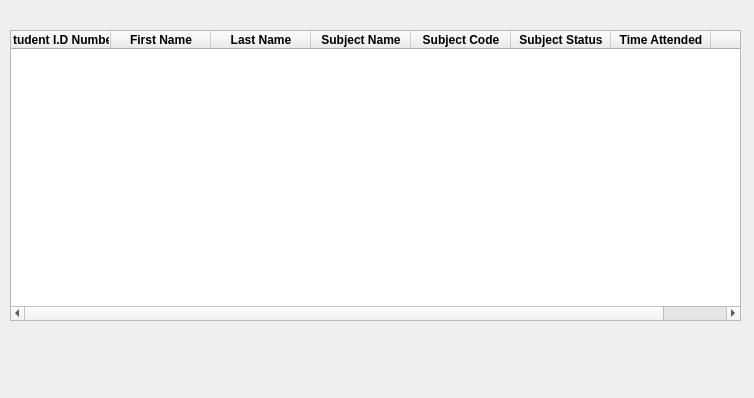
<?xml version="1.0" encoding="UTF-8"?>
<ui version="4.0">
 <class>view_records</class>
 <widget class="QMainWindow" name="view_records">
  <property name="geometry">
   <rect>
    <x>0</x>
    <y>0</y>
    <width>754</width>
    <height>398</height>
   </rect>
  </property>
  <property name="minimumSize">
   <size>
    <width>754</width>
    <height>398</height>
   </size>
  </property>
  <property name="maximumSize">
   <size>
    <width>754</width>
    <height>398</height>
   </size>
  </property>
  <property name="windowTitle">
   <string>View All Attendance Records</string>
  </property>
  <widget class="QWidget" name="centralwidget">
   <widget class="QTreeWidget" name="class_attendance">
    <property name="geometry">
     <rect>
      <x>10</x>
      <y>30</y>
      <width>731</width>
      <height>291</height>
     </rect>
    </property>
    <column>
     <property name="text">
      <string>Student I.D Number</string>
     </property>
     <property name="font">
      <font>
       <weight>75</weight>
       <bold>true</bold>
      </font>
     </property>
     <property name="textAlignment">
      <set>AlignCenter</set>
     </property>
    </column>
    <column>
     <property name="text">
      <string>First Name</string>
     </property>
     <property name="font">
      <font>
       <weight>75</weight>
       <bold>true</bold>
      </font>
     </property>
     <property name="textAlignment">
      <set>AlignCenter</set>
     </property>
    </column>
    <column>
     <property name="text">
      <string>Last Name</string>
     </property>
     <property name="font">
      <font>
       <weight>75</weight>
       <bold>true</bold>
      </font>
     </property>
     <property name="textAlignment">
      <set>AlignCenter</set>
     </property>
    </column>
    <column>
     <property name="text">
      <string>Subject Name</string>
     </property>
     <property name="font">
      <font>
       <weight>75</weight>
       <bold>true</bold>
      </font>
     </property>
     <property name="textAlignment">
      <set>AlignCenter</set>
     </property>
    </column>
    <column>
     <property name="text">
      <string>Subject Code</string>
     </property>
     <property name="font">
      <font>
       <weight>75</weight>
       <bold>true</bold>
      </font>
     </property>
     <property name="textAlignment">
      <set>AlignCenter</set>
     </property>
    </column>
    <column>
     <property name="text">
      <string>Subject Status</string>
     </property>
     <property name="font">
      <font>
       <weight>75</weight>
       <bold>true</bold>
      </font>
     </property>
     <property name="textAlignment">
      <set>AlignCenter</set>
     </property>
    </column>
    <column>
     <property name="text">
      <string>Time Attended</string>
     </property>
     <property name="font">
      <font>
       <weight>75</weight>
       <bold>true</bold>
      </font>
     </property>
     <property name="textAlignment">
      <set>AlignCenter</set>
     </property>
    </column>
    <column>
     <property name="text">
      <string>Status</string>
     </property>
     <property name="font">
      <font>
       <weight>75</weight>
       <bold>true</bold>
      </font>
     </property>
     <property name="textAlignment">
      <set>AlignCenter</set>
     </property>
    </column>
   </widget>
  </widget>
 </widget>
 <resources/>
 <connections/>
</ui>
